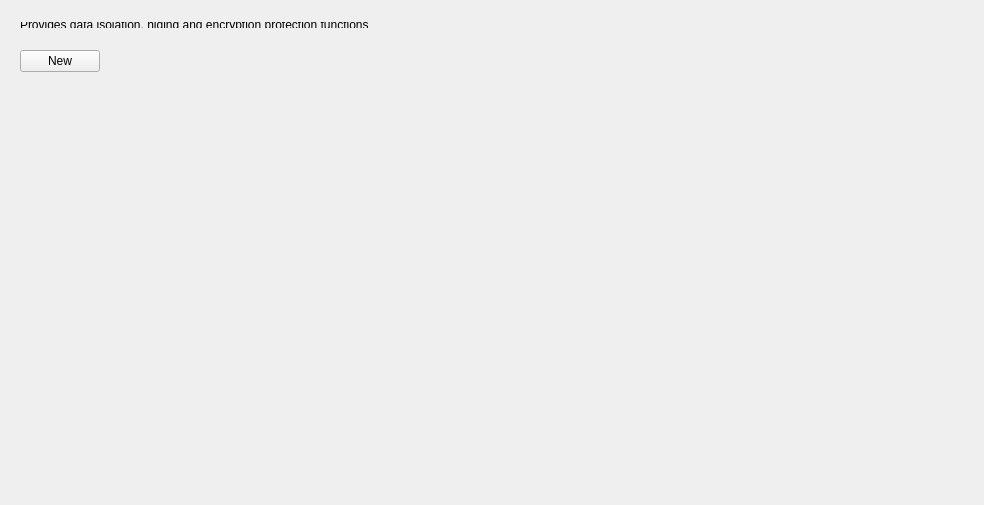
<?xml version="1.0" encoding="UTF-8"?>
<ui version="4.0">
 <class>BoxManager</class>
 <widget class="QWidget" name="BoxManager">
  <property name="geometry">
   <rect>
    <x>0</x>
    <y>0</y>
    <width>984</width>
    <height>505</height>
   </rect>
  </property>
  <property name="windowTitle">
   <string>Form</string>
  </property>
  <layout class="QVBoxLayout" name="verticalLayout">
   <item>
    <widget class="QWidget" name="widget" native="true">
     <property name="sizePolicy">
      <sizepolicy hsizetype="Preferred" vsizetype="Fixed">
       <horstretch>0</horstretch>
       <verstretch>0</verstretch>
      </sizepolicy>
     </property>
     <property name="minimumSize">
      <size>
       <width>0</width>
       <height>24</height>
      </size>
     </property>
     <property name="maximumSize">
      <size>
       <width>16777215</width>
       <height>20</height>
      </size>
     </property>
     <layout class="QHBoxLayout" name="horizontalLayout">
      <item>
       <widget class="QLabel" name="label">
        <property name="text">
         <string>Provides data isolation, hiding and encryption protection functions</string>
        </property>
       </widget>
      </item>
     </layout>
    </widget>
   </item>
   <item>
    <widget class="QWidget" name="widget_2" native="true">
     <property name="sizePolicy">
      <sizepolicy hsizetype="Preferred" vsizetype="Fixed">
       <horstretch>0</horstretch>
       <verstretch>0</verstretch>
      </sizepolicy>
     </property>
     <property name="maximumSize">
      <size>
       <width>16777215</width>
       <height>50</height>
      </size>
     </property>
     <layout class="QHBoxLayout" name="horizontalLayout_2">
      <item>
       <widget class="QPushButton" name="m_newBox">
        <property name="text">
         <string>New</string>
        </property>
       </widget>
      </item>
      <item>
       <spacer name="horizontalSpacer">
        <property name="orientation">
         <enum>Qt::Horizontal</enum>
        </property>
        <property name="sizeHint" stdset="0">
         <size>
          <width>40</width>
          <height>20</height>
         </size>
        </property>
       </spacer>
      </item>
     </layout>
    </widget>
   </item>
   <item>
    <widget class="KS::Boxs" name="m_boxs" native="true"/>
   </item>
   <item>
    <spacer name="verticalSpacer">
     <property name="orientation">
      <enum>Qt::Vertical</enum>
     </property>
     <property name="sizeHint" stdset="0">
      <size>
       <width>20</width>
       <height>40</height>
      </size>
     </property>
    </spacer>
   </item>
  </layout>
 </widget>
 <customwidgets>
  <customwidget>
   <class>KS::Boxs</class>
   <extends>QWidget</extends>
   <header>src/ui/box/boxs.h</header>
   <container>1</container>
  </customwidget>
 </customwidgets>
 <resources/>
 <connections/>
</ui>
